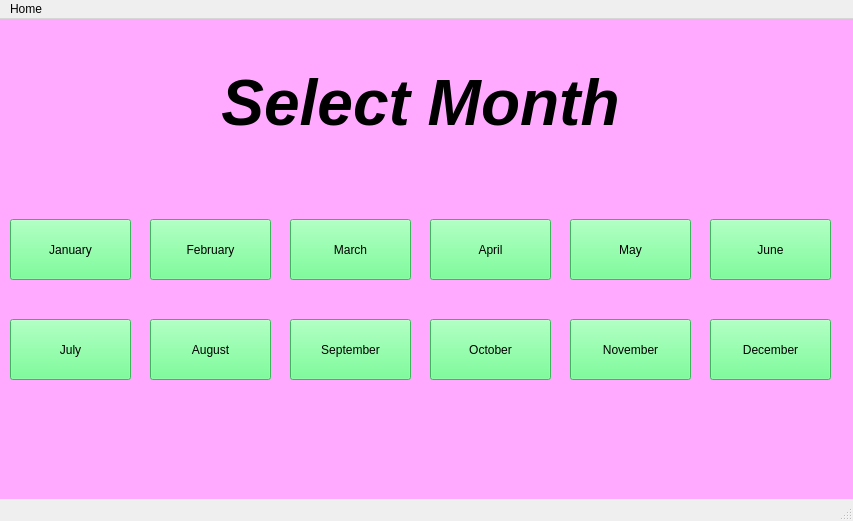
<?xml version="1.0" encoding="UTF-8"?>
<ui version="4.0">
 <class>MainWindow</class>
 <widget class="QMainWindow" name="MainWindow">
  <property name="geometry">
   <rect>
    <x>0</x>
    <y>0</y>
    <width>853</width>
    <height>521</height>
   </rect>
  </property>
  <property name="windowTitle">
   <string>MainWindow</string>
  </property>
  <widget class="QWidget" name="centralwidget">
   <property name="styleSheet">
    <string notr="true">background-color: rgb(255, 170, 255);
</string>
   </property>
   <widget class="QLabel" name="label">
    <property name="geometry">
     <rect>
      <x>220</x>
      <y>20</y>
      <width>401</width>
      <height>131</height>
     </rect>
    </property>
    <property name="autoFillBackground">
     <bool>false</bool>
    </property>
    <property name="styleSheet">
     <string notr="true">QWidget#centralwidget(
background-color: qlineargradient(spread:pad, x1:0.142, y1:0.119318, x2:1, y2:1, stop:0 rgba(0, 0, 127, 255), stop:1 rgba(255, 255, 255, 255)));</string>
    </property>
    <property name="text">
     <string>&lt;html&gt;&lt;head/&gt;&lt;body&gt;&lt;p align=&quot;center&quot;&gt;&lt;span style=&quot; font-size:48pt; font-weight:700; font-style:italic;&quot;&gt;Select Month&lt;/span&gt;&lt;/p&gt;&lt;/body&gt;&lt;/html&gt;</string>
    </property>
    <property name="textFormat">
     <enum>Qt::RichText</enum>
    </property>
   </widget>
   <widget class="QPushButton" name="jan">
    <property name="geometry">
     <rect>
      <x>10</x>
      <y>200</y>
      <width>121</width>
      <height>61</height>
     </rect>
    </property>
    <property name="styleSheet">
     <string notr="true">background-color: rgb(85, 255, 127);
font: 14pt &quot;Arial&quot;;</string>
    </property>
    <property name="text">
     <string>January</string>
    </property>
   </widget>
   <widget class="QPushButton" name="feb">
    <property name="geometry">
     <rect>
      <x>150</x>
      <y>200</y>
      <width>121</width>
      <height>61</height>
     </rect>
    </property>
    <property name="styleSheet">
     <string notr="true">background-color: rgb(85, 255, 127);
font: 14pt &quot;Arial&quot;;</string>
    </property>
    <property name="text">
     <string>February</string>
    </property>
   </widget>
   <widget class="QPushButton" name="mar">
    <property name="geometry">
     <rect>
      <x>290</x>
      <y>200</y>
      <width>121</width>
      <height>61</height>
     </rect>
    </property>
    <property name="styleSheet">
     <string notr="true">background-color: rgb(85, 255, 127);
font: 14pt &quot;Arial&quot;;</string>
    </property>
    <property name="text">
     <string>March</string>
    </property>
   </widget>
   <widget class="QPushButton" name="apr">
    <property name="geometry">
     <rect>
      <x>430</x>
      <y>200</y>
      <width>121</width>
      <height>61</height>
     </rect>
    </property>
    <property name="styleSheet">
     <string notr="true">background-color: rgb(85, 255, 127);
font: 14pt &quot;Arial&quot;;</string>
    </property>
    <property name="text">
     <string>April</string>
    </property>
   </widget>
   <widget class="QPushButton" name="may">
    <property name="geometry">
     <rect>
      <x>570</x>
      <y>200</y>
      <width>121</width>
      <height>61</height>
     </rect>
    </property>
    <property name="styleSheet">
     <string notr="true">background-color: rgb(85, 255, 127);
font: 14pt &quot;Arial&quot;;</string>
    </property>
    <property name="text">
     <string>May</string>
    </property>
   </widget>
   <widget class="QPushButton" name="jun">
    <property name="geometry">
     <rect>
      <x>710</x>
      <y>200</y>
      <width>121</width>
      <height>61</height>
     </rect>
    </property>
    <property name="styleSheet">
     <string notr="true">background-color: rgb(85, 255, 127);
font: 14pt &quot;Arial&quot;;</string>
    </property>
    <property name="text">
     <string>June</string>
    </property>
   </widget>
   <widget class="QPushButton" name="oct">
    <property name="geometry">
     <rect>
      <x>430</x>
      <y>300</y>
      <width>121</width>
      <height>61</height>
     </rect>
    </property>
    <property name="styleSheet">
     <string notr="true">background-color: rgb(85, 255, 127);
font: 14pt &quot;Arial&quot;;</string>
    </property>
    <property name="text">
     <string>October</string>
    </property>
   </widget>
   <widget class="QPushButton" name="nov">
    <property name="geometry">
     <rect>
      <x>570</x>
      <y>300</y>
      <width>121</width>
      <height>61</height>
     </rect>
    </property>
    <property name="styleSheet">
     <string notr="true">background-color: rgb(85, 255, 127);
font: 14pt &quot;Arial&quot;;</string>
    </property>
    <property name="text">
     <string>November</string>
    </property>
   </widget>
   <widget class="QPushButton" name="sep">
    <property name="geometry">
     <rect>
      <x>290</x>
      <y>300</y>
      <width>121</width>
      <height>61</height>
     </rect>
    </property>
    <property name="styleSheet">
     <string notr="true">background-color: rgb(85, 255, 127);
font: 14pt &quot;Arial&quot;;</string>
    </property>
    <property name="text">
     <string>September</string>
    </property>
   </widget>
   <widget class="QPushButton" name="aug">
    <property name="geometry">
     <rect>
      <x>150</x>
      <y>300</y>
      <width>121</width>
      <height>61</height>
     </rect>
    </property>
    <property name="styleSheet">
     <string notr="true">background-color: rgb(85, 255, 127);
font: 14pt &quot;Arial&quot;;</string>
    </property>
    <property name="text">
     <string>August</string>
    </property>
   </widget>
   <widget class="QPushButton" name="jul">
    <property name="geometry">
     <rect>
      <x>10</x>
      <y>300</y>
      <width>121</width>
      <height>61</height>
     </rect>
    </property>
    <property name="styleSheet">
     <string notr="true">background-color: rgb(85, 255, 127);
font: 14pt &quot;Arial&quot;;</string>
    </property>
    <property name="text">
     <string>July</string>
    </property>
   </widget>
   <widget class="QPushButton" name="dec">
    <property name="geometry">
     <rect>
      <x>710</x>
      <y>300</y>
      <width>121</width>
      <height>61</height>
     </rect>
    </property>
    <property name="styleSheet">
     <string notr="true">background-color: rgb(85, 255, 127);
font: 14pt &quot;Arial&quot;;</string>
    </property>
    <property name="text">
     <string>December</string>
    </property>
   </widget>
  </widget>
  <widget class="QMenuBar" name="menubar">
   <property name="geometry">
    <rect>
     <x>0</x>
     <y>0</y>
     <width>853</width>
     <height>22</height>
    </rect>
   </property>
   <widget class="QMenu" name="menuHome">
    <property name="title">
     <string>Home</string>
    </property>
   </widget>
   <addaction name="menuHome"/>
  </widget>
  <widget class="QStatusBar" name="statusbar"/>
 </widget>
 <resources/>
 <connections/>
</ui>
